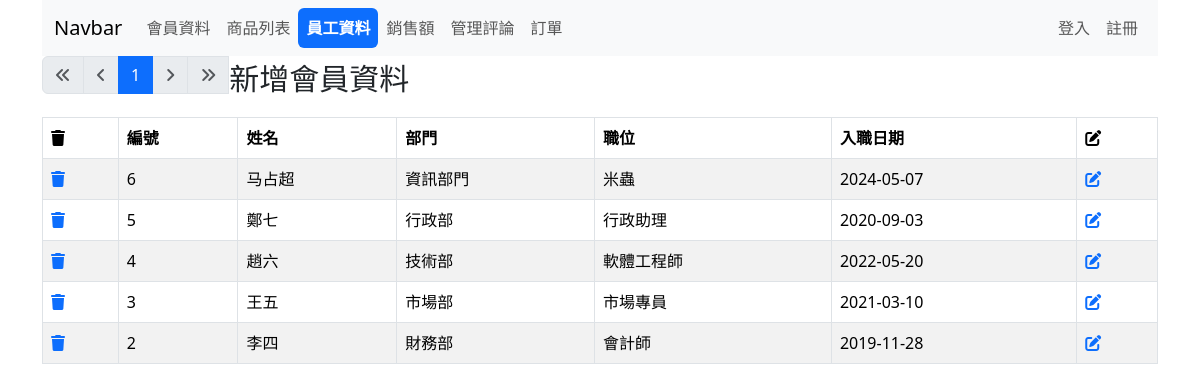
The app's page /list3.php with its own data.
### tables this page shows
CREATE TABLE `employee_data` (
  `sid` int NOT NULL AUTO_INCREMENT,
  `name` varchar(100) DEFAULT NULL,
  `department` varchar(100) DEFAULT NULL,
  `position` varchar(100) DEFAULT NULL,
  `hire_date` date DEFAULT NULL,
  PRIMARY KEY (`sid`)
);

### list3.php (the view, shortened to what this page needs)
<?php
require __DIR__ . '/config/pdo-connect.php';
$pageName = 'ab_list3';
$t_sql = "SELECT COUNT(1) FROM employee_data";
$perPage = 25;
$page = isset($_GET['page']) ? intval($_GET['page']) : 1;
$totalRows = $pdo->query($t_sql)->fetch(PDO::FETCH_NUM)[0];
$totalPages = 0;
$rows = [];
if ($totalRows > 0) {
  $totalPages = ceil($totalRows / $perPage);
  $sql = sprintf(
    "SELECT * FROM employee_data  ORDER BY sid DESC LIMIT %s, %s",
    ($page - 1) * $perPage,
    $perPage
  );
  $rows = $pdo->query($sql)->fetchAll();
}
?>
<?php include __DIR__ . '/parts/html-head.php' ?>
<?php include __DIR__ . '/parts/navbar.php' ?>
<div class="container">
  <div class="row">
    <div class="col">
      <nav aria-label="Page navigation example">
        <ul class="pagination">
          <li class="page-item <?= $page == 1 ? 'disabled' : '' ?>">
            <a class="page-link" href="?page=1">
              <i class="fa-solid fa-angles-left"></i>
            </a>
          </li>
          <li class="page-item <?= $page == 1 ? 'disabled' : '' ?>">
            <a class="page-link" href="?page=<?= $page - 1 ?>">
              <i class="fa-solid fa-angle-left"></i>
            </a>
          </li>
          <?php for ($i = $page - 5; $i <= $page + 5; $i++) :
            if ($i >= 1 and $i <= $totalPages) :
          ?>
              <li class="page-item <?= $page == $i ? 'active' : '' ?>">
                <a class="page-link" href="?page=<?= $i ?>"><?= $i ?></a>
              </li>
          <?php endif;
          endfor; ?>
          <li class="page-item <?= $page == $totalPages ? 'disabled' : '' ?>">
            <a class="page-link" href="?page=<?= $page + 1 ?>">
              <i class="fa-solid fa-angle-right"></i>
            </a>
          </li>
          <li class="page-item <?= $page == $totalPages ? 'disabled' : '' ?>">
            <a class="page-link" href="?page=<?= $totalPages ?>">
              <i class="fa-solid fa-angles-right"></i>
            </a>
          </li>
          <a class="nav-link aclass<?= $pageName === 'ab_add' ? 'active' : '' ?>" href="add-employee.php">新增會員資料</a>
        </ul>
      </nav>
    </div>
  </div>
  <div class="row">
    <div class="col">
      <table class="table table-bordered table-striped">
        <thead>
          <tr>
            <th><i class="fa-solid fa-trash"></i></th>
            <th>編號</th>
<th>姓名</th>
<th>部門</th>
<th>職位</th>
<th>入職日期</th>
            <th><i class="fa-solid fa-pen-to-square"></i></th>
          </tr>
        </thead>
        <tbody>
          <?php foreach ($rows as $r) : ?>
            <tr>
              <td>
                <a href="javascript: deleteOne(<?= $r['sid'] ?>)">
                  <i class="fa-solid fa-trash"></i>
                </a>
              </td>
              <td><?= $r['sid'] ?></td>
<td><?= $r['name'] ?></td>
<td><?= $r['department'] ?></td>
<td><?= $r['position'] ?></td>
<td><?= $r['hire_date'] ?></td>
              <td>
                <a href="edit-employee.php?sid=<?= $r['sid'] ?>">
                  <i class="fa-solid fa-pen-to-square"></i>
                </a>
              </td>
            </tr>
          <?php endforeach ?>
        </tbody>
      </table>
    </div>
  </div>
</div>
<?php include __DIR__ . '/parts/html-foot.php' ?>

### list3.php (style rules this page uses)
.aclass { font-size:30px }

### records on screen
employee_data: sid "6", name "马占超", department "資訊部門", position "米蟲", hire_date "2024-05-07"
employee_data: sid "5", name "鄭七", department "行政部", position "行政助理", hire_date "2020-09-03"
employee_data: sid "4", name "趙六", department "技術部", position "軟體工程師", hire_date "2022-05-20"
employee_data: sid "3", name "王五", department "市場部", position "市場專員", hire_date "2021-03-10"
employee_data: sid "2", name "李四", department "財務部", position "會計師", hire_date "2019-11-28"
